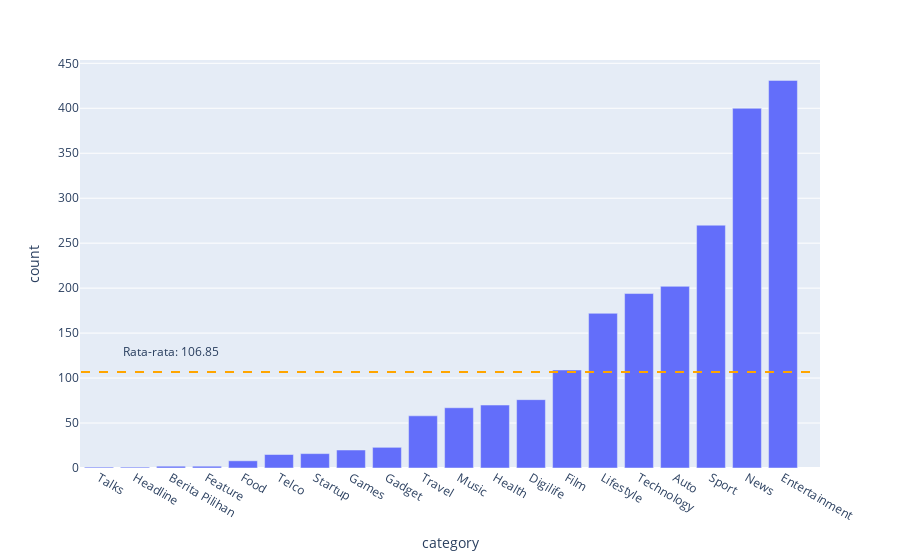

Notebook source saved alongside this figure:
### Code cell
# hitung berapa banyak 
categories_count_df = df.groupBy("category").count().toPandas().sort_values("count")
all_categories_mean = categories_count_df["count"].mean()
categories_count = len(categories_count_df)

fig = px.bar(categories_count_df, x="category", y="count")
fig.add_shape(go.layout.Shape(type="line", x0=-.5, y0=all_categories_mean, x1=categories_count, y1=all_categories_mean, line=dict(color="Orange", dash="dash")))
fig.add_annotation(x=2, y=all_categories_mean, text=f"Rata-rata: {all_categories_mean:.2f}", showarrow=False, yshift=20)

fig.show()

### Figure 1 — Plotly figure (JSON) as saved in the notebook; plotly's stock layout.template omitted (floating-point values rounded to 4 significant figures)
{"data": [{"alignmentgroup": "True", "hovertemplate": "category=%{x}<br>count=%{y}<extra></extra>", "legendgroup": "", "marker": {"color": "#636efa"}, "name": "", "offsetgroup": "", "orientation": "v", "showlegend": false, "textposition": "auto", "type": "bar", "x": ["Talks", "Headline", "Berita Pilihan", "Feature", "Food", "Telco", "Startup", "Games", "Gadget", "Travel", "Music", "Health", "Digilife", "Film", "Lifestyle", "Technology", "Auto", "Sport", "News", "Entertainment"], "xaxis": "x", "y": [1, 1, 2, 2, 8, 15, 16, 20, 23, 58, 67, 70, 76, 109, 172, 194, 202, 270, 400, 431], "yaxis": "y"}], "layout": {"annotations": [{"showarrow": false, "text": "Rata-rata: 106.85", "x": 2, "y": 106.8, "yshift": 20}], "barmode": "relative", "legend": {"tracegroupgap": 0}, "margin": {"t": 60}, "shapes": [{"line": {"color": "Orange", "dash": "dash"}, "type": "line", "x0": -0.5, "x1": 20, "y0": 106.8, "y1": 106.8}], "xaxis": {"anchor": "y", "domain": [0, 1], "title": {"text": "category"}}, "yaxis": {"anchor": "x", "domain": [0, 1], "title": {"text": "count"}}}}
